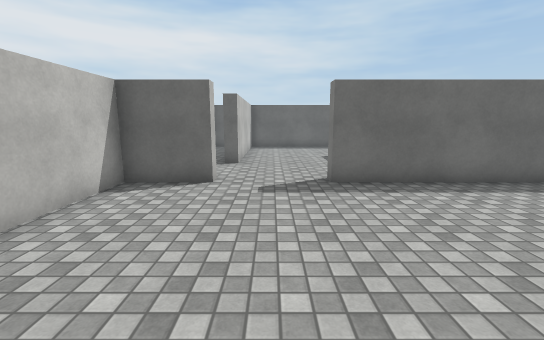
View 1 (above)

15 first-person views from a walk through a Unity game level. The camera is 1.5 m above the floor, tilts 10° down and sees 90° across. The floor is counted in squares, 1 m on a side. Each view is taken from the middle of a square. On the plan, view 1 faces up. The plan holds only what a view shows up to about 14 squares ahead; the rest is blank. The player character is not drawn. Surface patterns are stand-ins for the level's own textures.

View 2
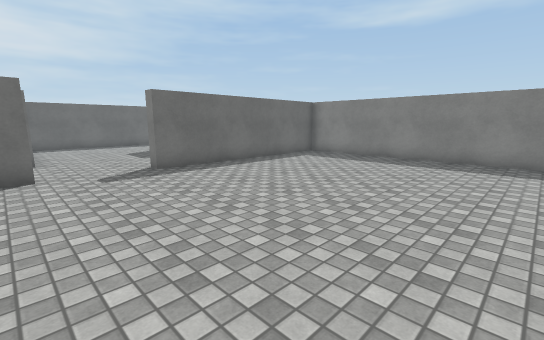

View 3
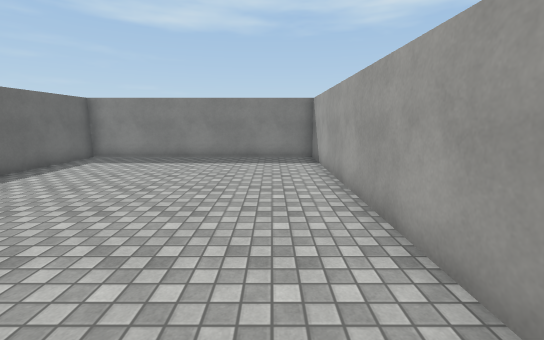

View 4
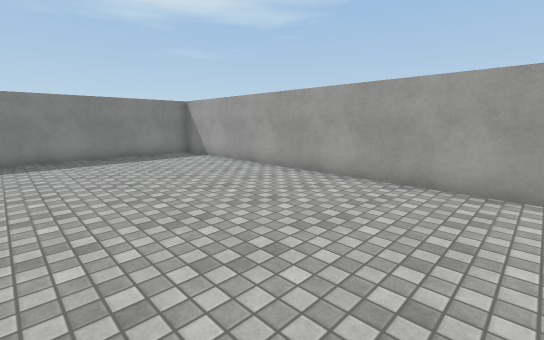

View 5
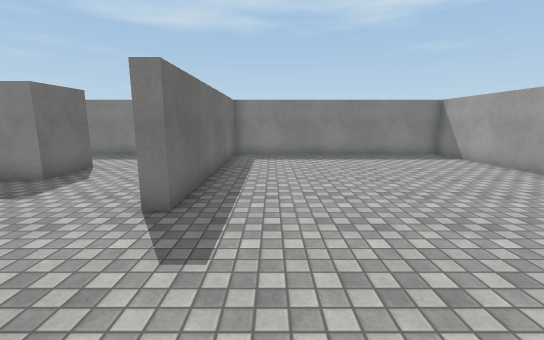

View 6
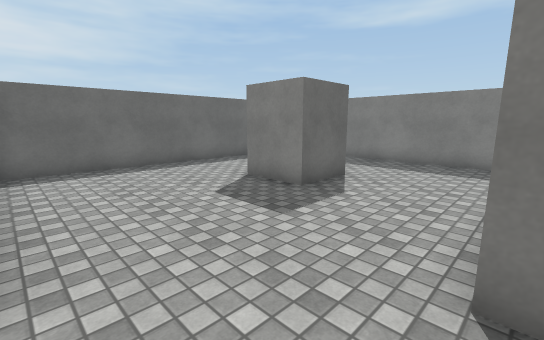

View 7
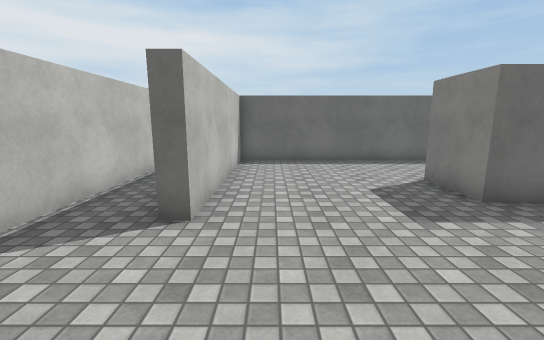

View 8
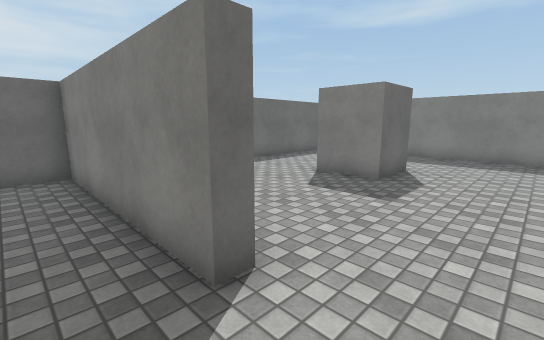

View 9
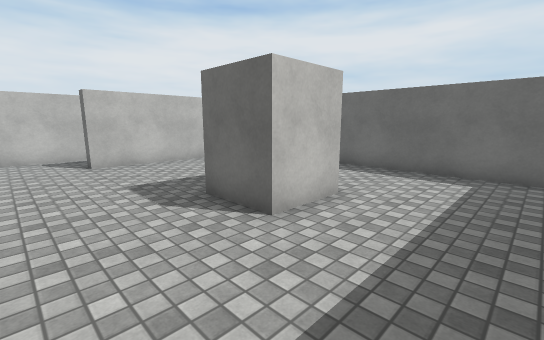

View 10
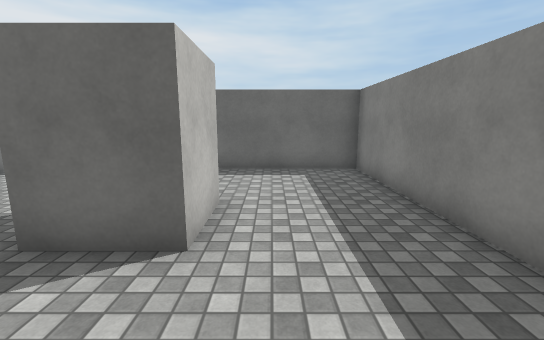

View 11
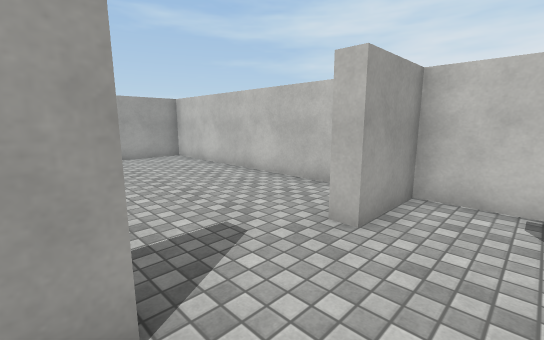

View 12
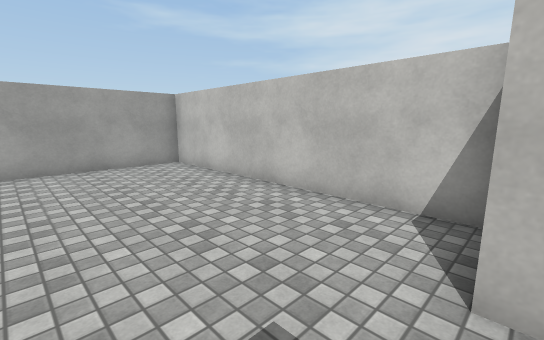

View 13
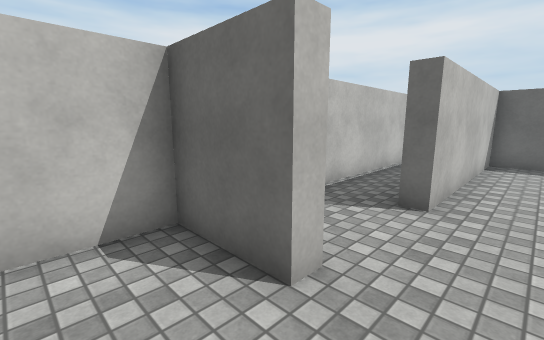

View 14
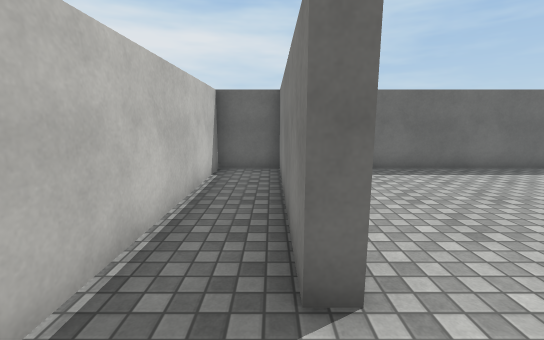

View 15
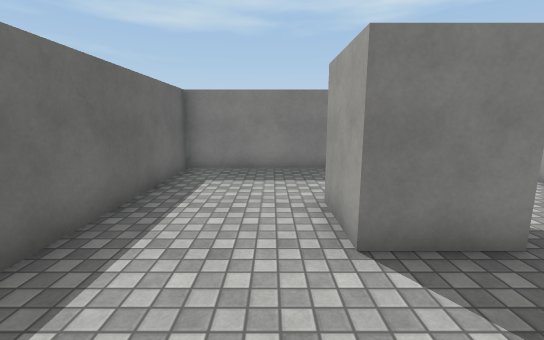

### Floor plan
Ten units are one square. View 1 is at (0, 0); x grows to the right and y downward. Boxes are objects, and circles mark ways between rooms. Rooms are numbered by the first view taken in them; rooms with no view inside come last. Other rooms are left out.
<svg viewBox="-42 -172 145 205">
<path fill="none" stroke="#000" d="M-15 -73 -15 -67 -37 -67 -37 28 98 28 98 -67 15 -67 15 -73 21 -73M-12 -100 -17 -100 -17 -167 -37 -167 -37 -73 -15 -73M98 -79 98 -167 -12 -167 -12 -100"/>
<rect x="35" y="-135" width="30" height="30" fill="#bbb"><title>other object</title></rect>
<circle cx="-20" cy="-85" r="3" fill="#2a7"/>
<circle cx="10" cy="-87" r="3" fill="#2a7"/>
<text x="30" y="-20">1</text>
<text x="-30" y="-110">2</text>
<text x="50" y="-120">3</text>
</svg>
Room 1 opens to room 2. Room 1 opens to room 3.

Where each view was taken, in squares from view 1:
view 1: 0 up, 0 right, facing up
view 2: 2 down, 2 left, facing up-right
view 3: 1 down, 2 left, facing right
view 4: 4 up, 3 left, facing down-right
view 5: 5 up, 3 left, facing right
view 6: 7 up, 1 left, facing up-right
view 7: 6 up, 0 right, facing up
view 8: 8 up, 3 left, facing up-right
view 9: 8 up, 9 right, facing up-left
view 10: 8 up, 7 right, facing up
view 11: 9 up, 2 right, facing down-left
view 12: 7 up, 1 right, facing down-left
view 13: 5 up, 0 right, facing up-left
view 14: 8 up, 2 left, facing up
view 15: 14 up, 1 right, facing right
